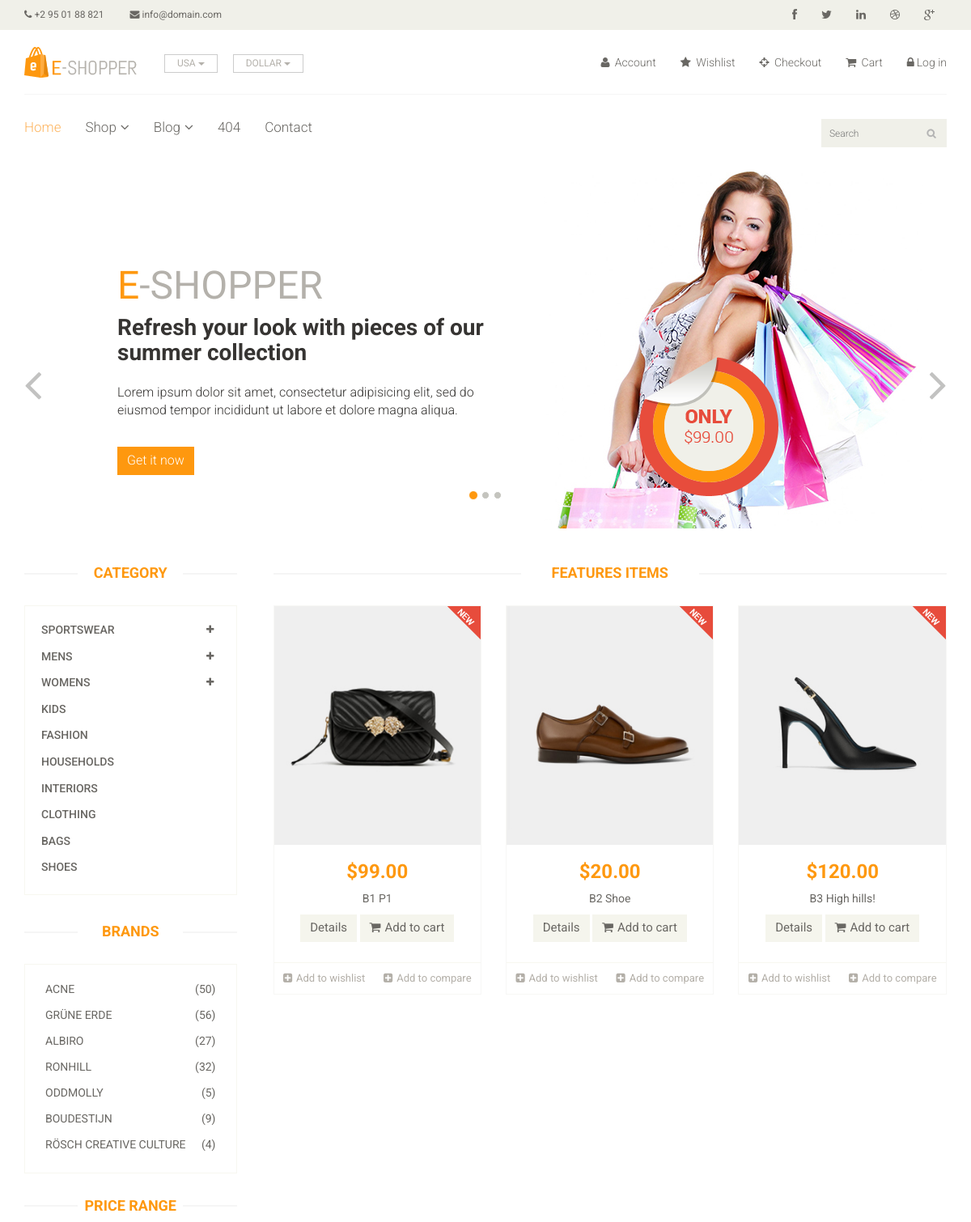
Before: /products/ (upper part) with the older database file.
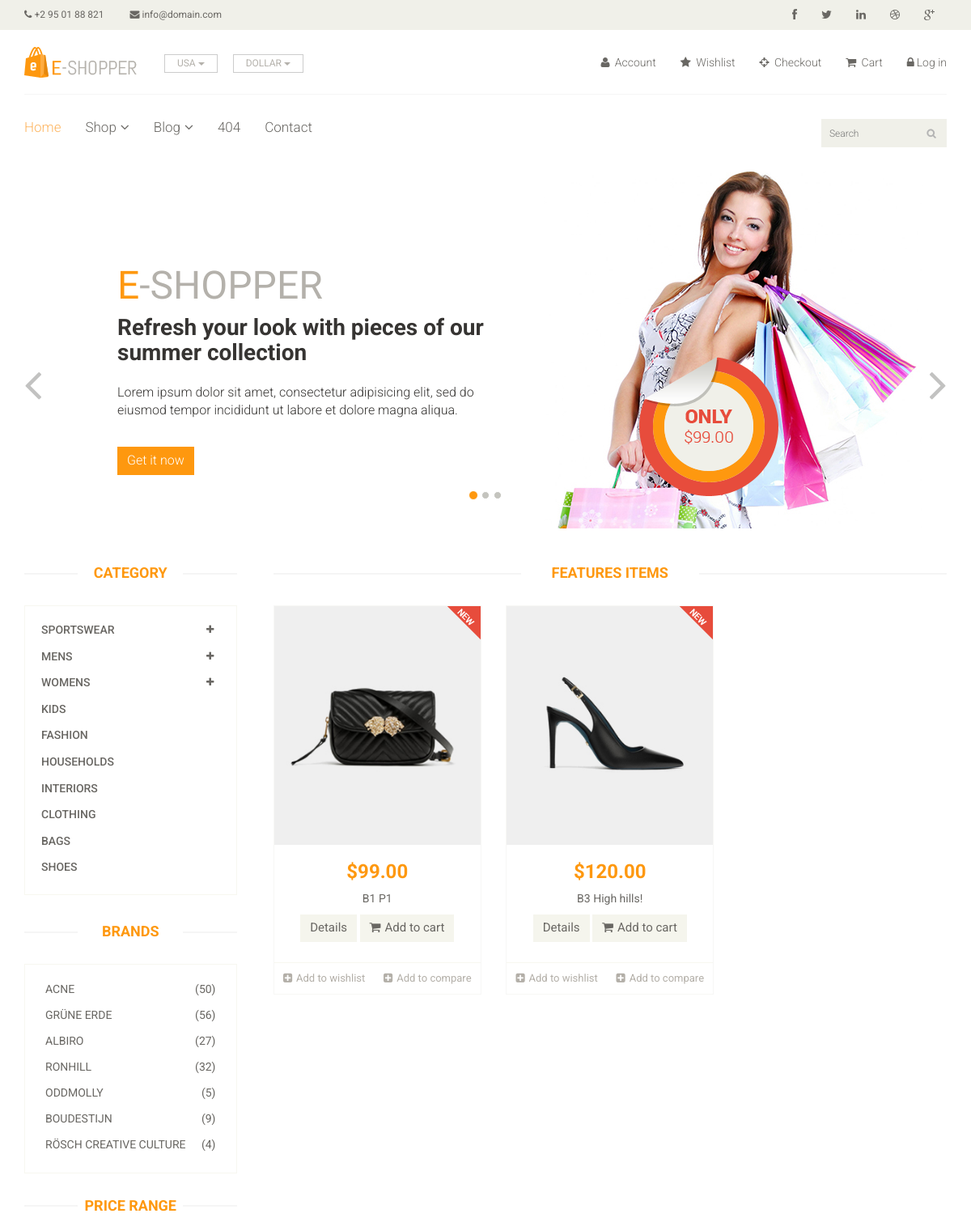
After: the same page with the newer database file.
### products/models.py (models this page shows, shortened)
class Product(models.Model):
    title = models.CharField(max_length=100)
    description = models.TextField(max_length=500, blank=True, null=True)
    price = models.PositiveIntegerField()
    created_at = models.DateTimeField(auto_now_add=True)
    brand = models.CharField(max_length=100)
    image = models.ImageField(upload_to='products', null=True)
    def get_absolute_url(self):
        return reverse('product_details', args=(self.id,))

### products/views.py (the view)
# urls.py: path('products/', products_list, name='products_list'),
def products_list(request):
    products = Product.objects.all()
    params = {'products': products}
    return render(request, 'products/products-list.html', params)

### templates/products/products-list.html (shortened to what the changed rows need)
{% extends 'base.html' %}
{% load static %}
{% block content %}
<section id="slider">
    <div class="container">
        <div class="row">
            <div class="col-sm-12">
                <div id="slider-carousel" class="carousel slide" data-ride="carousel">
                    <div class="carousel-inner">
                        <div class="item active">
                            <div class="col-sm-6">
                                <h1><span>E</span>-SHOPPER</h1>
                                <h2>Refresh your look with pieces of our summer collection</h2>
                            </div>
                        </div>
                    </div>
                </div>
            </div>
        </div>
    </div>
</section>
<section>
    <div class="container">
        <div class="row">
            <div class="col-sm-3">
                <div class="left-sidebar">
                    <h2>Category</h2>
                    <div class="brands_products">
                        <h2>Brands</h2>
                    </div>
                    <div class="price-range">
                        <h2>Price Range</h2>
                    </div>
                </div>
            </div>
            <div class="col-sm-9 padding-right">
                <div class="features_items">
                    <h2 class="title text-center">Features Items</h2>
                    {% for product in products %}
                    <div class="col-sm-4">
                        <div class="product-image-wrapper">
                            <div class="single-products">
                                <div class="productinfo text-center">
                                    <img src="{{product.image.url}}" alt="" />
                                    <h2>${{ product.price | floatformat:2 }}</h2>
                                    <p>{{ product.brand | capfirst }} {{ product.title | capfirst }}</p>
                                    <a href="{{product.get_absolute_url}}"
                                        class="btn btn-default add-to-cart">Details</a>
                                    <a href="#" class="btn btn-default add-to-cart"><i
                                            class="fa fa-shopping-cart"></i>Add to cart</a>
                                </div>
                                <div class="product-overlay">
                                    <div class="overlay-content">
                                    </div>
                                </div>
                                <img src="{% static 'images/home/new.png' %}" class="new" alt="" />
                            </div>
                            <div class="choose">
                                <ul class="nav nav-pills nav-justified">
                                    <li><a href="#"><i class="fa fa-plus-square"></i>Add to wishlist</a></li>
                                    <li><a href="#"><i class="fa fa-plus-square"></i>Add to compare</a></li>
                                </ul>
                            </div>
                        </div>
                    </div>
                    {% empty %}
                    <p>No products yet.</p>
                    {% endfor %}
                </div>
            </div>
        </div>
    </div>
</section>
{% endblock %}

Changed rows visible on the page:
removed Product: image (picture), price "20.00", brand "B2", title "Shoe"
